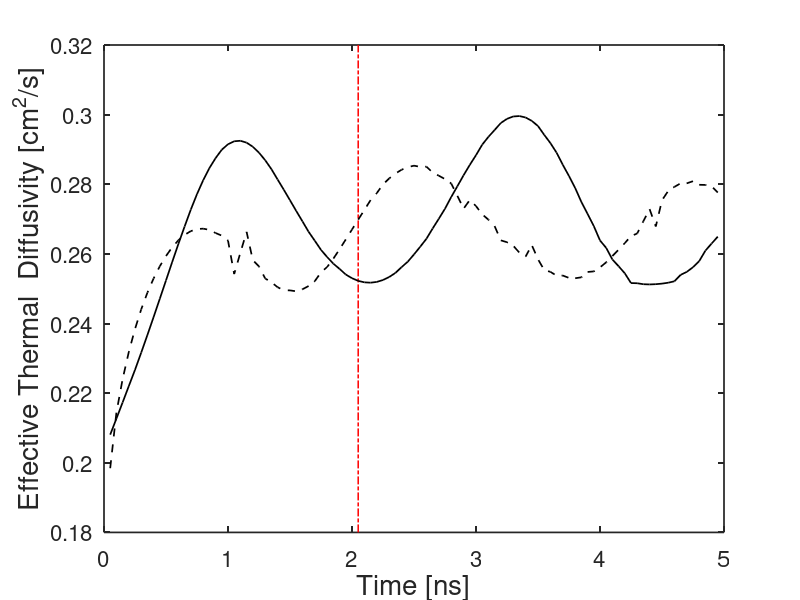

Write MATLAB code to recreate this figure.
%read and plot the start variation 

data_without=dlmread('start_var_comp_2nd_6.txt');
data_with=dlmread('sine_start_var_comp_2nd_6.txt');

start_time=2.05; %in ns
period=2.25; %in ns

start_index=start_time/0.05-1;
period_index=period/0.05;
ave_start_index=floor(start_index-floor(period_index/2));
ave_end_index=floor(start_index+ceil(period_index/2));

data_without(:,1)=data_without(:,1)*10^9; %to put in units of ns
data_with(:,1)=data_with(:,1)*10^9; %to put in units of ns
data_without(:,2)=data_without(:,2)*10^4; %to put in units of cm^2/s
data_with(:,2)=data_with(:,2)*10^4; %to put in units of cm^2/s

ave_without=mean(data_without(ave_start_index:ave_end_index,2));
std_without=std(data_without(ave_start_index:ave_end_index,2));
ave_with=mean(data_with(ave_start_index:ave_end_index,2));
std_with=std(data_with(ave_start_index:ave_end_index,2));

figure()
plot([start_time start_time],[0.18 0.32],'r-.','LineWidth',1.1);
hold on
plot(data_without(:,1),data_without(:,2),'k-','LineWidth',1.25);
hold on
plot(data_with(:,1),data_with(:,2),'k--','LineWidth',1.25);
hold on
ylim([0.18 0.32])
set(gca,...
    'FontUnits','points',...
    'FontWeight','normal',...
    'FontSize',16,...
    'FontName','Helvetica',...
    'LineWidth',1.25)
ylabel({'Effective Thermal  Diffusivity [cm^2/s]'},...
    'FontUnits','points',...
    'FontName','Helvetica',...
    'FontSize',20)
xlabel({'Time [ns]'},...
    'FontUnits','points',...
    'FontName','Helvetica',...
    'FontSize',20)

display(ave_without)
display(std_without/ave_without)
display(ave_with)
display(std_with/ave_with)